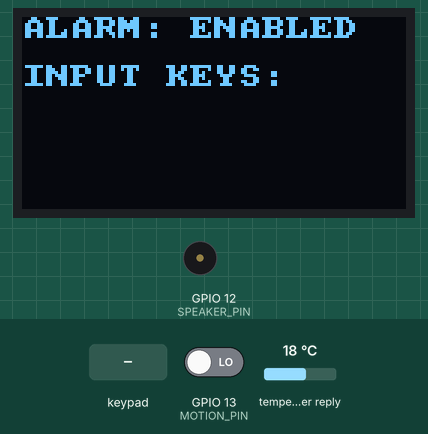
The sketch below on a simulated ESP32. On the bench: 128×64 one-colour display, buzzer (waves = sounding, pin HIGH). Inputs (shaded band) come from the test bench; at power-on: GPIO 13 (MOTION_PIN) LOW, temperature in the weather reply 18 °C. WiFi joins after 1.5 s; servers stay silent unless stated; web services answer with replies made up by the test bench; what the sketch prints to the serial monitor is not drawn.

Above: at 3.2 s.
3.3 s: GPIO 13 (MOTION_PIN) driven HIGH
At 4.0 s:
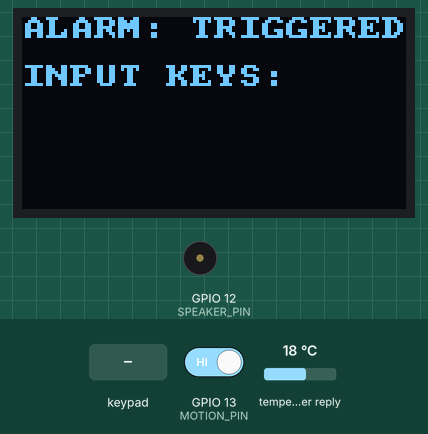
6.3 s: keypad keys 1 2 3 4 # pressed 0.4 s apart
At 8.6 s:
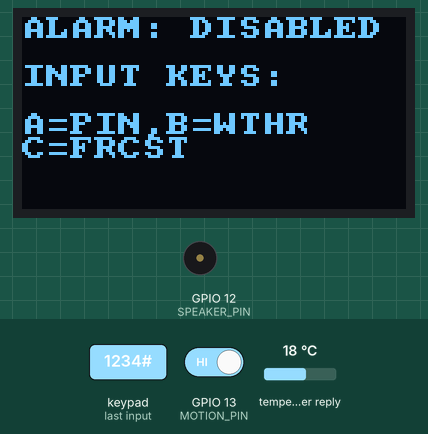
9.8 s: keypad keys 1 2 3 4 # pressed 0.4 s apart
At 14.6 s:
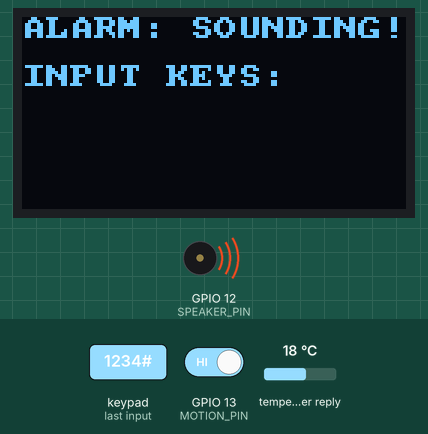
14.8 s: key 'C' pressed
At 16.0 s:
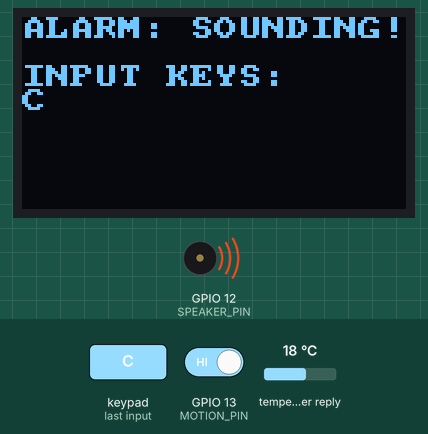
16.3 s: key '#' pressed
At 17.9 s:
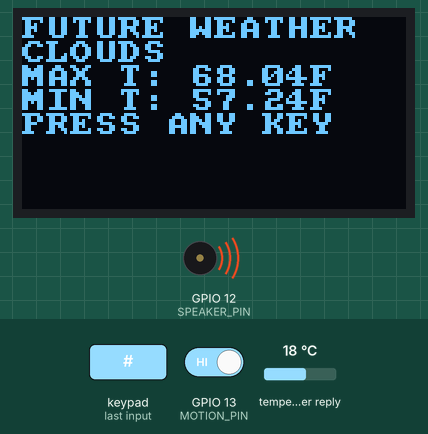
18.2 s: key '1' pressed
At 18.36 s:
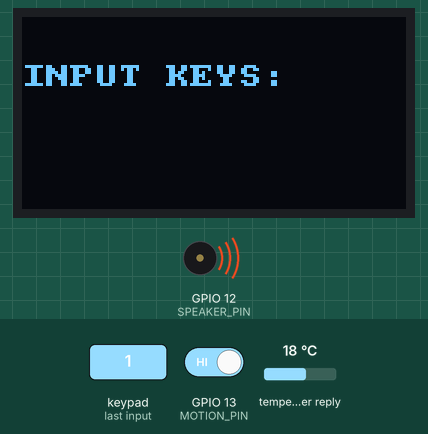
Timing chart, 0 to 20.9 s (numbered marks = the images above; inputs shaded):
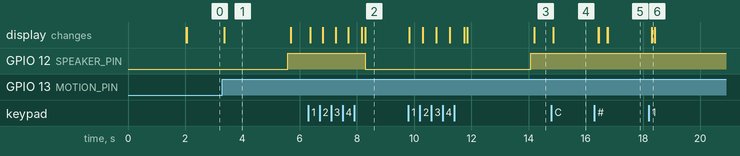

The sketch:

esp32.ino
```cpp
#include <U8g2lib.h>
#include <U8x8lib.h>
#include <WiFi.h>
#include <HTTPClient.h>
#include <Keypad.h>
#include <ArduinoJson.h>

// the OLED used
U8X8_SSD1306_128X64_NONAME_SW_I2C u8x2(15, 4, 16);

const byte ROWS = 4;
const byte COLS = 4;

const byte MOTION_PIN = 13;
const byte SPEAKER_PIN = 12;
byte rowPins[ROWS] = {2,17,5,18};
byte colPins[COLS] = {23,19,22,21};

bool IsArmed = true, IsTriggered = false, SoundAlarm = false;
#define MAX_TRIGGER_COUNT 20
int triggerCount = 0;
char prevMotion = LOW;
String PinCode = "1234";
String buttons;

const String weatherBaseUrl = "http://api.openweathermap.org/data/2.5/weather?zip=75401&APPID=";
const String forecastBaseUrl = "http://api.openweathermap.org/data/2.5/forecast?zip=75401&APPID=";
const String key = "8542ff48ef63a20058c95c4f0d581a89";
const String ssid = "SSID";
const String psk_key = "WPAPSK";

char hexaKeys[ROWS][COLS] = {
  {'1', '2', '3', 'A'},
  {'4', '5', '6', 'B'},
  {'7', '8', '9', 'C'},
  {'*', '0', '#', 'D'}
};


Keypad customKeypad = Keypad(makeKeymap(hexaKeys), rowPins, colPins, ROWS, COLS);

void setup(){
  Serial.begin(9600);
  u8x2.begin();
  u8x2.setFont(u8x8_font_amstrad_cpc_extended_u );
  pinMode(SPEAKER_PIN, OUTPUT);
  pinMode(MOTION_PIN, INPUT);

  WiFi.begin(ssid.c_str(), psk_key.c_str());

  while (WiFi.status() != WL_CONNECTED) {
    delay(1000);
    Serial.println("Connecting to WiFi..");
  }

  Serial.println("Connected to the WiFi network");
  Serial.println(WiFi.localIP());
}

float kToF(float kelvin)
{
  float temp = kelvin - 273.13;
  temp = (temp*9.0)/5.0 + 32.0;
  return temp;
}

void getForecast()
{
  HTTPClient http;

  u8x2.clear();
  u8x2.drawString(0,0,"GETTING WEATHER");

  http.begin(forecastBaseUrl + key);
  int httpCode = http.GET();

  if (httpCode <= 0)
  {
    Serial.println("Error on HTTP request");
    return;
  }

  String payload = http.getString();
  Serial.println(httpCode);
  //Serial.println(payload);

  // Allocate JsonBuffer
  // Use arduinojson.org/assistant to compute the capacity.
  const size_t capacity = JSON_OBJECT_SIZE(3) + JSON_ARRAY_SIZE(2) + 60;
  DynamicJsonBuffer jsonBuffer(capacity);

  // Parse JSON object
  JsonObject& root = jsonBuffer.parseObject(payload);
  if (!root.success()) {
    Serial.println(F("Parsing failed!"));
    return;
  }

  u8x2.clear();
  String state = root["list"][6]["weather"][0]["main"];
  state.toUpperCase();
  float maxTemp = kToF(root["list"][0]["main"]["temp_max"]);
  float minTemp = kToF(root["list"][0]["main"]["temp_min"]);
  // We get data in 3 hours incriments for the next 5 days
  // So only look at idx 3 to idx 7 for tomorrow's max/min temp
  for (int i = 3; i < 8; i++)
  {
    if (kToF(root["list"][i]["main"]["temp_max"]) > minTemp)
    {
      maxTemp = kToF(root["list"][i]["main"]["temp_max"]);
    }

    if (kToF(root["list"][i]["main"]["temp_min"]) < minTemp)
    {
      minTemp = kToF(root["list"][i]["main"]["temp_min"]);
    }
  }

  String obsMax = "MAX T: " + String(maxTemp) + "F";
  String obsMin = "MIN T: " + String(minTemp) + "F";
  u8x2.drawString(0,0,"FUTURE WEATHER");
  u8x2.drawString(0,1, state.c_str());
  u8x2.drawString(0,2, obsMax.c_str());
  u8x2.drawString(0,3, obsMin.c_str());
  u8x2.drawString(0,4,"PRESS ANY KEY");
  char customKey;
  do{
    customKey = customKeypad.getKey();
    delay(50);
  } while(!customKey);
}

void getWeather()
{
  HTTPClient http;

  u8x2.clear();
  u8x2.drawString(0,0,"GETTING WEATHER");

  http.begin(weatherBaseUrl + key);
  Serial.println(weatherBaseUrl + key);
  int httpCode = http.GET();

  if (httpCode <= 0)
  {
    Serial.println("Error on HTTP request");
    return;
  }

  String payload = http.getString();
  Serial.println(httpCode);
  Serial.println(payload);

  // Allocate JsonBuffer
  // Use arduinojson.org/assistant to compute the capacity.
  const size_t capacity = JSON_OBJECT_SIZE(3) + JSON_ARRAY_SIZE(2) + 60;
  DynamicJsonBuffer jsonBuffer(capacity);

  // Parse JSON object
  JsonObject& root = jsonBuffer.parseObject(payload);
  if (!root.success()) {
    Serial.println(F("Parsing failed!"));
    return;
  }

  u8x2.clear();
  String state = root["weather"][0]["main"];
  state.toUpperCase();
  float currTemp = kToF(root["main"]["temp"]);
  float humid = root["main"]["humidity"];
  String obsT = "TEMP:  " + String(currTemp) + "F";
  String obsH = "HUMID: " + String(humid) + " Rel";
  u8x2.drawString(0,0,"CURRENT WEATHER");
  u8x2.drawString(0,1,state.c_str());
  u8x2.drawString(0,2,obsT.c_str());
  u8x2.drawString(0,3,obsH.c_str());
  u8x2.drawString(0,4,"PRESS ANY KEY");
  char customKey;
  do{
    customKey = customKeypad.getKey();
    delay(50);
  } while(!customKey);
}

void updatePin()
{
  delay(100);
  u8x2.clear();
  u8x2.drawString(0, 0, "INPUT NEW PIN");
  String newPin = "";
  char customKey = customKeypad.getKey();

  while(customKey != '*')
  {
    if (customKey)
    {
      u8x2.home();
      if (customKey != '#')
      {
        newPin += customKey;
        u8x2.clearLine(1);
        u8x2.drawString(0, 1, newPin.c_str());
      }
      else
      {
        u8x2.clear();
        u8x2.drawString(0, 0, "CONFIRM PIN:");
        u8x2.drawString(0, 1, "#=Y, *=Q, Rty");
        u8x2.drawString(0, 2, newPin.c_str());

        do{
          customKey = customKeypad.getKey();
          delay(50);
        } while(!customKey);

        if (customKey == '#')
        {
          PinCode = newPin;
          u8x2.clear();
          return;
        }
        else if (customKey == '*')
        {
          u8x2.clear();
          return;
        }
        else
        {
          u8x2.clear();
          u8x2.drawString(0, 0, "INPUT NEW PIN:");
          newPin = "";
        }
      }
    }
    delay(50);
    customKey = customKeypad.getKey();
  }
}

void doCommand()
{
  if (buttons.length() == 1)
  {
    // Do extra command
    switch(buttons.c_str()[0])
    {
      case 'A':
        updatePin();
        break;

      case 'B':
        getWeather();
        break;

      case 'C':
        getForecast();
        break;
    }
  }
  else
  {
    // Toggle Alarm
    if (buttons == PinCode)
    {
      if (IsArmed)
      {
        IsArmed = false;
      }
      else
      {
        IsArmed = true;
      }

      triggerCount = 0;
      IsTriggered = false;
      SoundAlarm = false;
      prevMotion = LOW;
    }
  }
  buttons = "";
  u8x2.clear();
}

void loop(){
  char customKey = customKeypad.getKey();
  char val = digitalRead(MOTION_PIN);

  if (IsArmed && !IsTriggered)
  {
    if (val == HIGH)
    {
      if (prevMotion == LOW)
      {
        IsTriggered = true;
      }
    }
    else
    {
      if (prevMotion == HIGH)
      {
        IsTriggered = false;
        triggerCount = 0;
      }
    }
    prevMotion = val;
  }

  if (IsArmed && !IsTriggered && !SoundAlarm)
  {
    u8x2.drawString(0, 0, "ALARM: ENABLED");
  }
  else if (SoundAlarm)
  {
    u8x2.drawString(0, 0, "ALARM: SOUNDING!");
  }
  else if (IsTriggered)
  {
    u8x2.drawString(0, 0, "ALARM: TRIGGERED");
  }
  else
  {
    u8x2.drawString(0, 0, "ALARM: DISABLED");
    u8x2.drawString(0, 4, "A=PIN,B=WTHR");
    u8x2.drawString(0, 5, "C=FRCST");
  }

  if (IsArmed && IsTriggered)
  {
    triggerCount += 1;
    if (triggerCount > MAX_TRIGGER_COUNT)
    {
      SoundAlarm = true;
      triggerCount = 0;
    }
  }

  if (SoundAlarm)
  {
    digitalWrite(SPEAKER_PIN, HIGH);
  }
  else
  {
    digitalWrite(SPEAKER_PIN, LOW);
  }

  if (customKey){
    u8x2.home();
    switch(customKey)
    {
      case '#':
        doCommand();
        break;

      case '*':
        u8x2.clear();
        buttons = "";
        break;

      default:
        buttons += customKey;
        break;
    }
  }

  u8x2.drawString(0, 2, "INPUT KEYS:");
  u8x2.drawString(0, 3, buttons.c_str());
  delay(100);
}
```

Measured:
- after the input at 3.3 s, GPIO 12 (SPEAKER_PIN): LOW → HIGH after 2.3 s; the display: changes after 0.07 s (image 1)
- after the input at 6.3 s, GPIO 12 (SPEAKER_PIN): HIGH → LOW after 2.0 s; the display: first changes after 0.07 s (image 2 shows a later state)
- after the input at 9.8 s, GPIO 12 (SPEAKER_PIN): LOW → HIGH after 4.3 s; the display: first changes at once (image 3 shows a later state)
- after the input at 14.8 s, the display: changes after 0.06 s (image 4)
- after the input at 16.3 s, the display: first changes after 0.14 s (image 5 shows a later state)
- after the input at 18.2 s, the display: first changes after 0.11 s (image 6 shows a later state)
- what the display in image 1 shows lasts 2.3 s, from 3.4 s to 5.7 s
